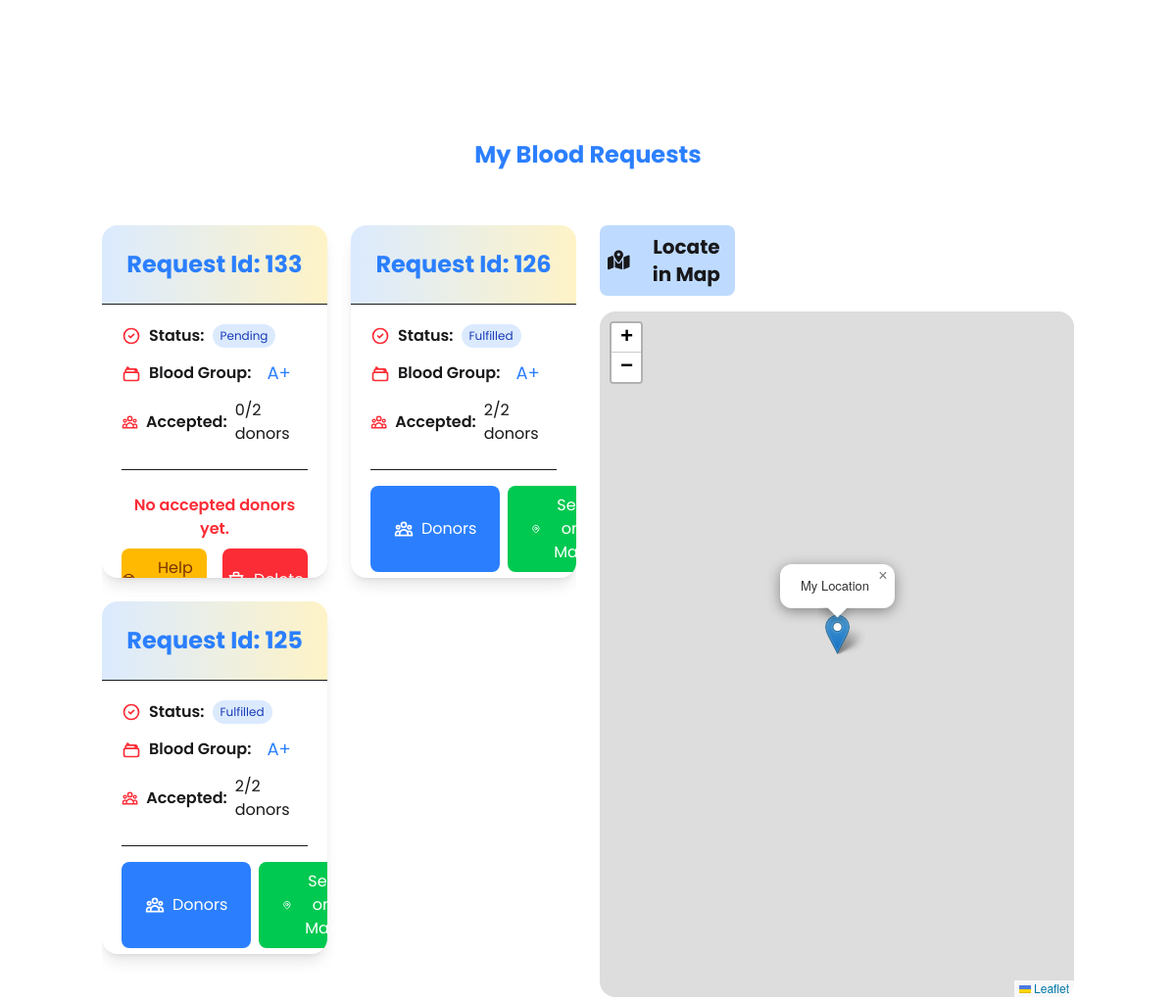
The app's page /dashboard/ (signed in, middle part), older data.
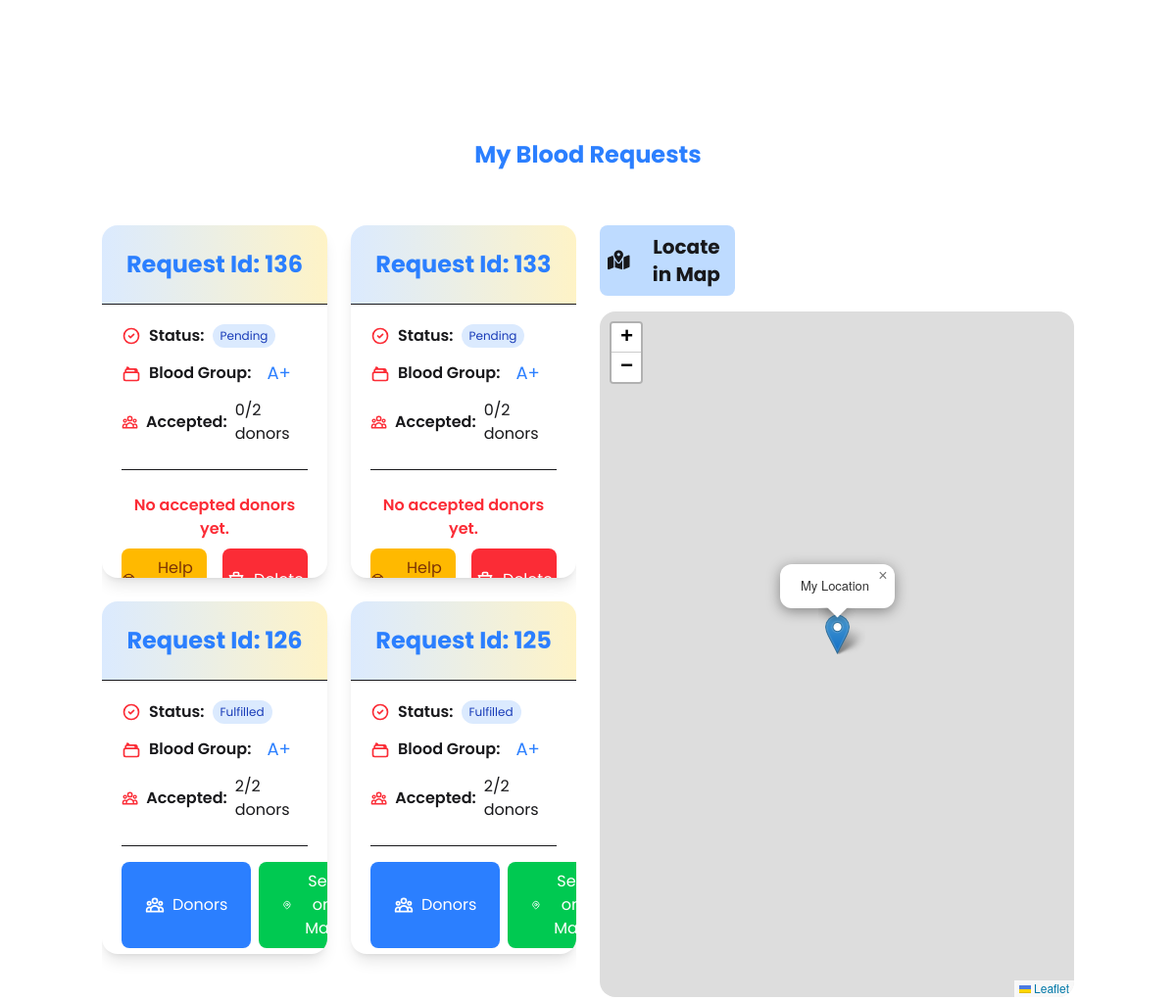
The same page, newer data.
### donors/models.py (models this page shows, shortened)
class BloodRequest(models.Model):
    blood_group = models.CharField(max_length=3, choices=BLOOD_GROUPS, blank=True, null=True)
    requester = models.ForeignKey(User, on_delete=models.CASCADE, related_name="requests_sent")
    donors = models.ManyToManyField(User, related_name="requests_received")
    accepted_donors = models.ManyToManyField(User, related_name="accepted_requests", blank=True)
    accepted_count = models.IntegerField(default=0)  # Track accepted donors
    request_ignored_by_donors = models.ManyToManyField(User, related_name="ignored_donors", blank=True)
    rejected_donors_by_requester = models.ManyToManyField(User, related_name="rejected_donor_request", blank=True)
    final_donors = models.ManyToManyField(User, related_name="final_donors", blank=True)
    status = models.CharField(max_length=10, null=True, blank=True)
    created_at = models.DateTimeField(auto_now_add=True, null=True, blank=True)
    total_accepted = models.IntegerField(null=True, blank=True, default=0)
    detail_address = models.CharField(max_length=100, null=True, blank=True)
    description = models.TextField(null=True, blank=True)

### donors/views.py (the view)
# urls.py: path("dashboard/", views.dashboard, name="dashboard"),
def dashboard(request):
    if not request.user.is_authenticated:
        return redirect('login')
    my_requests_for_blood = BloodRequest.objects.filter(requester=request.user).order_by("-created_at")
    active_requests_myGroup = BloodRequest.objects.filter(blood_group=request.user.donorprofile.blood_group, donors__in=[request.user]).exclude(requester=request.user).order_by("-created_at")
    active_requests_otherGroup = BloodRequest.objects.filter(status="Pending").exclude(Q(requester=request.user) | Q(blood_group=request.user.donorprofile.blood_group)).order_by("-created_at")
    requester_id =  request.user.id
    requester = get_object_or_404(DonorProfile, user_id=requester_id)
    print(requester)
    help_post = HelpRequester.objects.filter(requester = requester).order_by("-created_at")
    if help_post:
        for post in help_post:
            print(post.id)
    else:
        print("No help post found")
    context = {
        "my_requests_for_blood": my_requests_for_blood,
        "active_requests_myGroup": active_requests_myGroup,
        "active_requests_otherGroup": active_requests_otherGroup,
        "help_post": help_post,
    }
    return render(request, "dashboard.html", context)

### donors/models.py (called while the page is built)
    def __str__(self):
        return f"{self.user.username} - {self.blood_group}"

### donors/templates/dashboard.html (shortened to what this page needs)
{% extends 'base.html' %}
{% block content %}
<link rel="stylesheet" href="https://unpkg.com/leaflet@1.9.4/dist/leaflet.css"
 />
 <link rel="stylesheet" href="https://unpkg.com/leaflet-routing-machine@latest/dist/leaflet-routing-machine.css" />
<h2 class="text-2xl font-bold text-center text-blue-500 py-6">My Blood Requests</h2>
<section class="container mx-auto py-8 px-4 flex gap-6 " >
    <div class="max-h-[80vh]   overflow-y-auto w-[50%] mx-auto">
  <div class="grid grid-cols-1 md:grid-cols-2 lg:grid-cols-2 gap-6">
    {% if my_requests_for_blood %}
      {% for request in my_requests_for_blood %}
      <div class="bg-white rounded-2xl h-90 shadow-lg overflow-hidden hover:shadow-xl transition-shadow duration-300">
        <div class="bg-gradient-to-r from-blue-100 to-amber-100 p-4 border-b">
          <h3 class="text-2xl py-2 font-bold text-white-700 text-center text-blue-500">Request Id: {{ request.id }}</h3>
        </div>
        <div class="p-5">
          <div>
            <div class="flex items-center mb-2">
              <svg xmlns="http://www.w3.org/2000/svg" class="h-5 w-5 text-red-500 mr-2" fill="none" viewBox="0 0 24 24" stroke="currentColor">
                <path stroke-linecap="round" stroke-linejoin="round" stroke-width="2" d="M9 12l2 2 4-4m6 2a9 9 0 11-18 0 9 9 0 0118 0z" />
              </svg>
              <span class="font-semibold">Status:</span>
              <span class="ml-2 px-2 py-1 text-xs rounded-full {% if request.status == 'Urgent' %}bg-red-100 text-red-800{% elif request.status == 'Completed' %}bg-green-100 text-green-800{% else %}bg-blue-100 text-blue-800{% endif %}">
                {{ request.status }}
              </span>
            </div>
            <div class="flex items-center mb-2">
              <span class="font-semibold">Blood Group:</span>
              <span class="ml-4 text-lg py-1 rounded text-blue-500">{{ request.blood_group }}</span>
            </div>
            <div class="flex items-center mb-4">
              <span class="font-semibold">Accepted:</span>
              <span class="ml-2">{{ request.accepted_count }}/2 donors</span>
            </div>
          </div>
          <div class="mt-6 pt-4 border-t">
            {% if request.accepted_donors.all %}
            <div class="flex justify-between gap-2 mb-4">
              <button onclick="document.getElementById('modal_{{ request.id }}').showModal()"
                class="flex items-center px-6 bg-blue-500 text-white rounded-lg hover:bg-white hover:text-blue-500 hover:border transition-colors">
                Donors
              </button>
              {% if request.final_donors.all %}
              <button onclick="showRequestOnMap({{ request.id }})"
                class="flex items-center px-6 py-2 bg-green-500 text-white rounded-lg hover:bg-green-600 transition-colors">
                See on Map
              </button>
              {% endif %}
            </div>
            {% else %}
            <p class="text-red-500 text-center mx-auto text-md font-semibold py-2">No accepted donors yet.</p>
            {% endif %}
            <div class="flex justify-between gap-4">
              <button onclick="document.getElementById('help_modal_{{ request.id }}').showModal()"
                class="w-full flex items-center justify-center py-2 bg-amber-400 text-amber-900 rounded-lg hover:bg-amber-500 transition-colors">
                Help Offers
              </button>
              <a href="{% url 'delete_blood_request' request.id %}"
                class="w-full flex items-center justify-center bg-red-500 text-white rounded-lg hover:bg-red-600 transition-colors">
                <svg xmlns="http://www.w3.org/2000/svg" class="w-5 mr-2" fill="none" viewBox="0 0 24 24" stroke="currentColor">
                  <path stroke-linecap="round" stroke-linejoin="round" stroke-width="2" d="M19 7l-.867 12.142A2 2 0 0116.138 21H7.862a2 2 0 01-1.995-1.858L5 7m5 4v6m4-6v6m1-10V4a1 1 0 00-1-1h-4a1 1 0 00-1 1v3M4 7h16" />
                </svg>
                Delete
              </a>
            </div>
          </div>
        </div>
      </div>
      {% endfor %}
    {% endif %}
  </div>
</div>
<div class="w-[50%] h-auto   mx-auto rounded-xl"s>
    <h2 class="text-xl font-bold mb-4 bg-blue-200 p-2 w-2/7 text-center flex items-center gap-4  rounded-lg"><span><i class="fa-solid fa-map-location-dot"></i></span>Locate in Map</h2>
    <div class="max-h-[700px]"  id="map"></div>
</div>
  </section>
{% endblock %}

### templates/base.html (shortened to what this page needs)
<!doctype html>
<html lang="en">
  <head>
    <script src="https://cdn.jsdelivr.net/npm/@tailwindcss/browser@4"></script>
    <link href="https://cdn.jsdelivr.net/npm/daisyui@5" rel="stylesheet" type="text/css" />
    <script src="https://cdn.jsdelivr.net/npm/@tailwindcss/browser@4"></script>
    <link rel="stylesheet" href="https://cdnjs.cloudflare.com/ajax/libs/font-awesome/6.7.2/css/all.min.css"
 />
  </head>
  <body class="poppins ">
    {% block content %}
    {% endblock %}
  </body>
</html>

### templates/base.html (style rules this page uses)
.rounded { width: 20px; }
.poppins { font-family: "Poppins", sans-serif; }

### donors/templates/dashboard.html (style rules this page uses)
#map { width: 100%; height: 100vh; border-radius: 1rem; }

Row changes from the older to the newer data that the page shows:
added BloodRequest: id "136", status "Pending", blood_group "A+", accepted_count "0", shows "No accepted donors yet."
